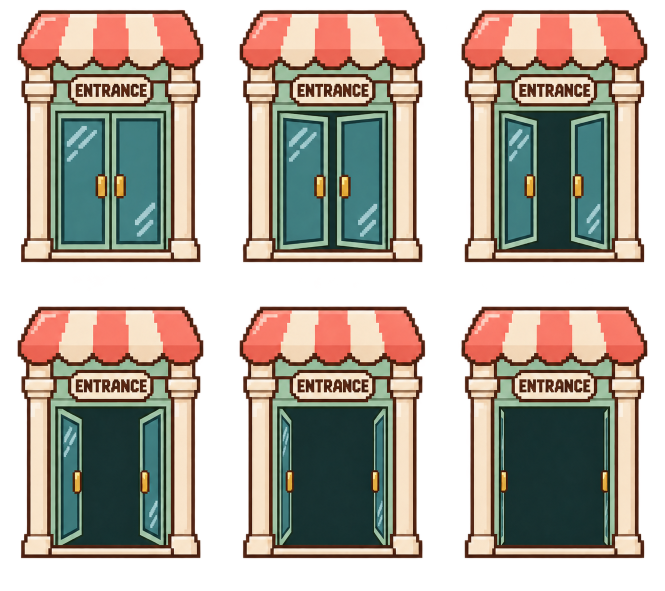
#> input picture images/tilesets/restaurant_stage_entrance_animation_entrance.png, 1330 x 1182 px (shown at 1/2 size)
$ python build_stage_entrance_art.py
#> lines starting #> are read from the running program, lines starting #| are printed output that depends on the picture
"""Slice the approved entrance source into nearest-filtered, feet-aligned cells."""
from pathlib import Path
from PIL import Image

ROOT = Path(__file__).resolve().parents[1]
SOURCE = ROOT / 'images/tilesets/restaurant_stage_entrance_animation_entrance.png'
OUTPUTS = [ROOT / 'images/tilesets/restaurant_stage_entrance.png',
           ROOT / 'gd-bungee-gum/assets/stage/restaurant_stage_entrance.png']


def build():
    source = Image.open(SOURCE).convert('RGBA')
#> source is the input picture: PIL image 1330x1182 RGBA; mean R, G, B, A 97.5, 85.7, 74.3, 166.1
    sheet = Image.new('RGBA', (288, 256))
#> sheet: PIL image 288x256 RGBA; every value is 0
    header = None
    for index in range(6):
        left = 30 + 444 * (index % 3)
        top = 18 if index < 3 else 610
        frame = source.crop((left, top, left + 384, top + 512))
        frame = frame.resize((96, 128), Image.Resampling.NEAREST)
        if header is None:
            header = frame.crop((0, 0, 96, 51))
        frame.paste(header, (0, 0))
        sheet.paste(frame, (96 * (index % 3), 128 * (index // 3)))
#> this loop made 6 passes
#> pass 1, in build, `frame = source.crop((left, top, left + 384, top + 512))`:
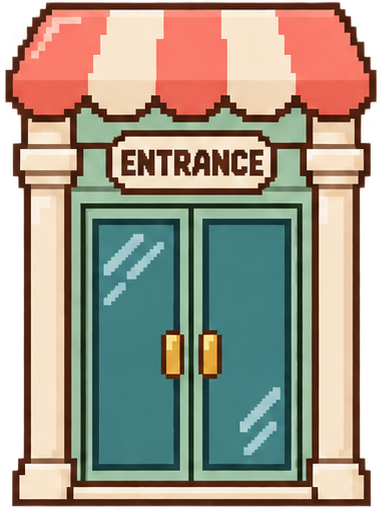
#> frame: PIL image 384x512 RGBA; mean R, G, B, A 137.3, 126, 110.4, 221.5; transparent parts drawn white
#> pass 1, in build, `frame = frame.resize((96, 128), Image.Resampling.NEAREST)`:
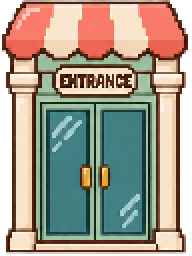
#> frame: PIL image 96x128 RGBA (shown 2 times larger); mean R, G, B, A 136.6, 124.8, 109.4, 221.4; transparent parts drawn white
#> pass 1, in build, `header = frame.crop((0, 0, 96, 51))`:
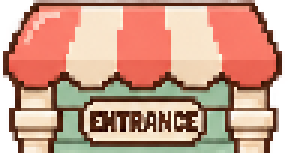
#> header: PIL image 96x51 RGBA (shown 3 times larger); mean R, G, B, A 179.2, 130.9, 110.4, 225.7; transparent parts drawn white
#> pass 2, in build, `frame = source.crop((left, top, left + 384, top + 512))`:
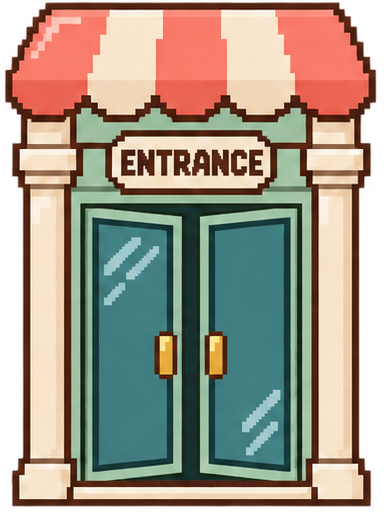
#> frame: PIL image 384x512 RGBA; mean R, G, B, A 135.2, 123.2, 107.3, 221.5; transparent parts drawn white
#> after the loop:
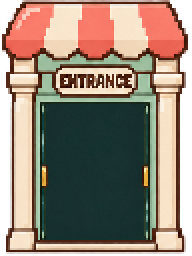
#> frame: PIL image 96x128 RGBA (shown 2 times larger); mean R, G, B, A 121.6, 103.5, 88.9, 221.3; transparent parts drawn white
#> after the loop:
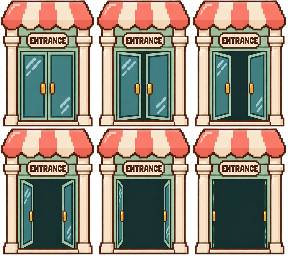
#> sheet: PIL image 288x256 RGBA; mean R, G, B, A 129.9, 115, 99.8, 221.4; transparent parts drawn white
    for output in OUTPUTS:
        output.parent.mkdir(parents=True, exist_ok=True)
        sheet.save(output)


if __name__ == '__main__':
    build()
